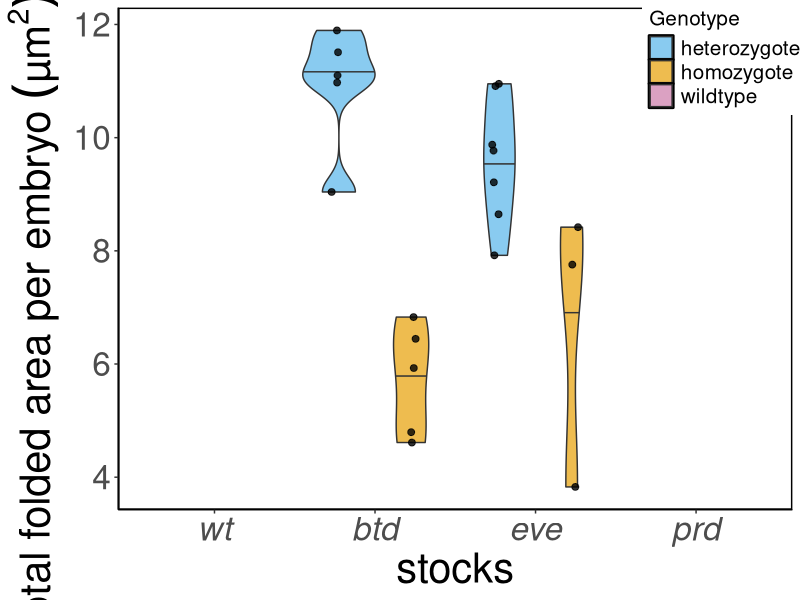
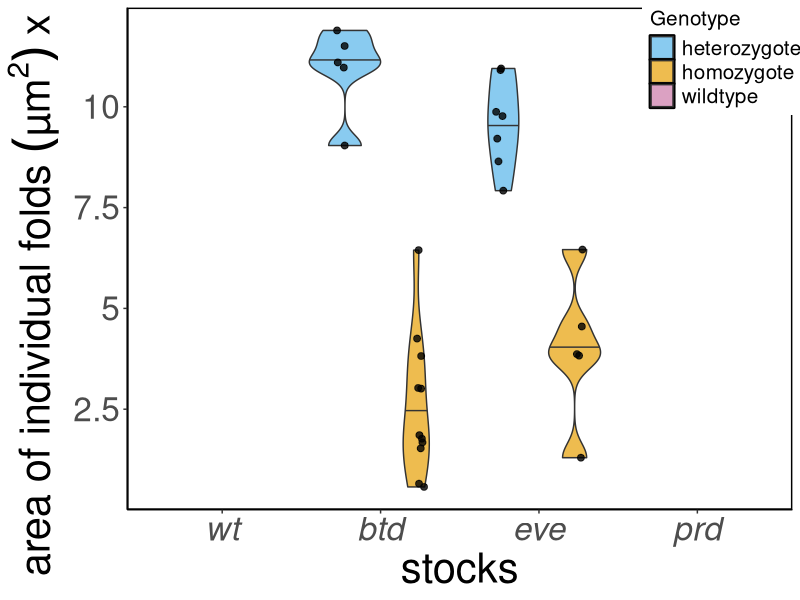
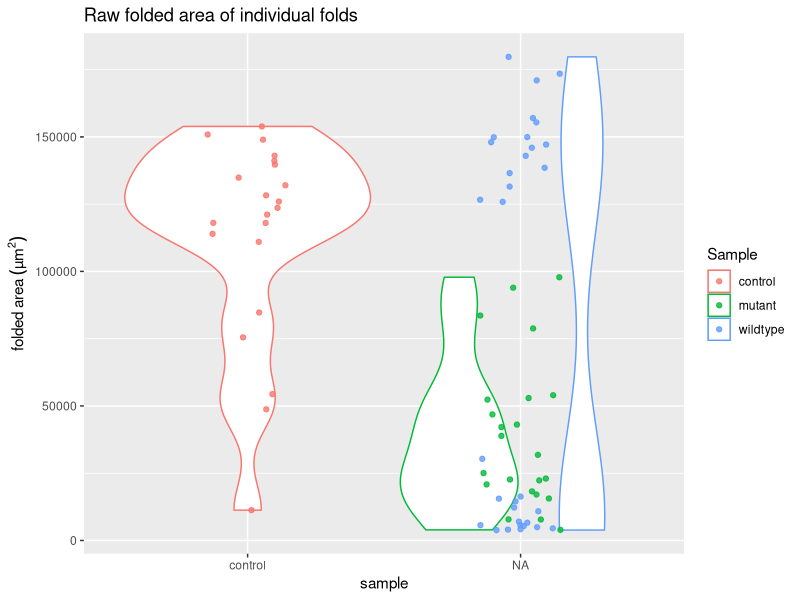
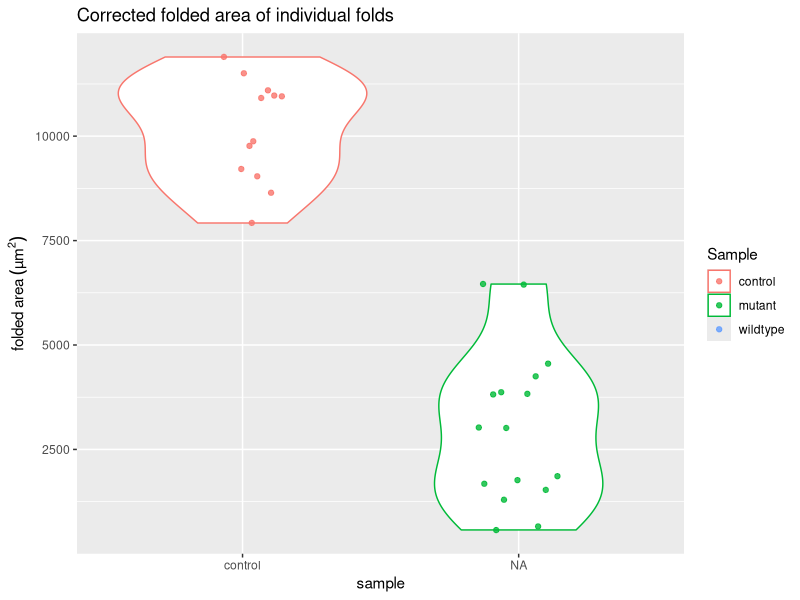
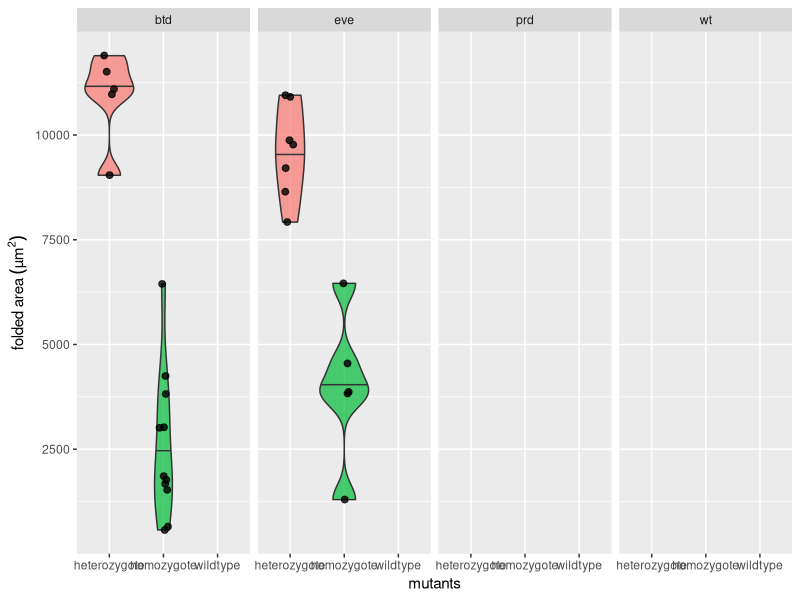
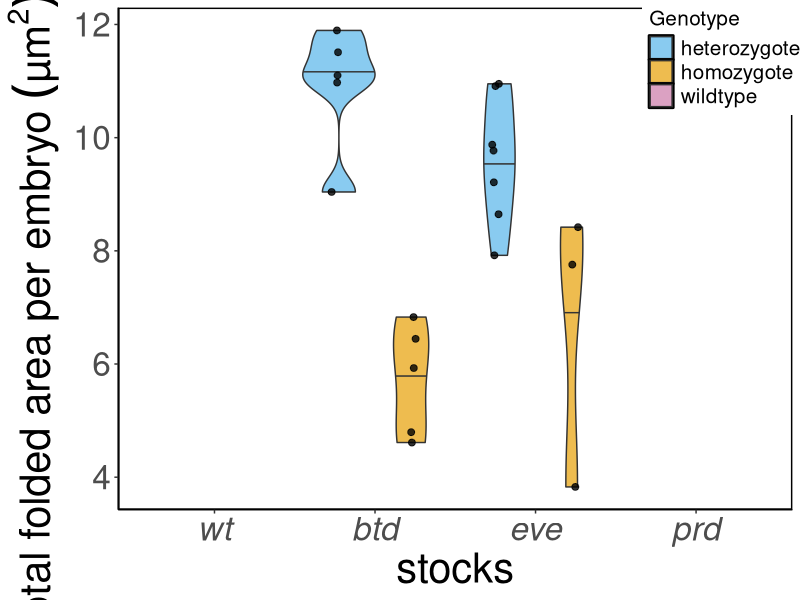
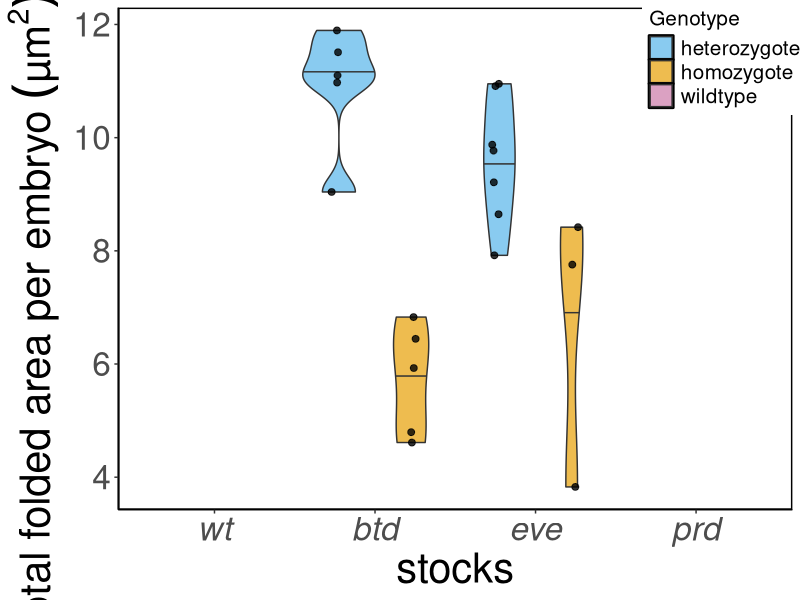
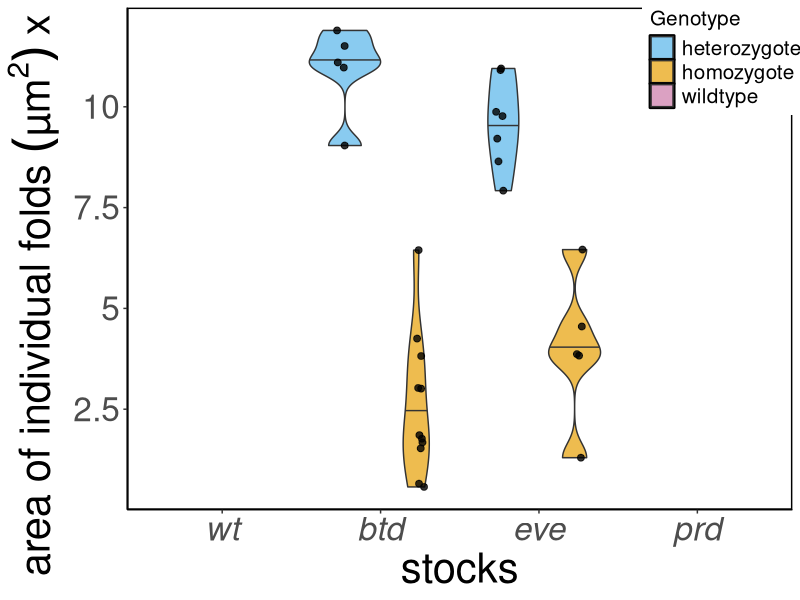

R code for these plots, in order: (Note: this script raises an error after producing the figures.)
## ---- chunk 1
knitr::opts_chunk$set(echo = TRUE, tidy = TRUE, cache = FALSE)
knitr::opts_knit$set(root.dir = "~/Dropbox/Projects/Cephalic_furrow/7-Paper/1-analyses/folded-area")
# Load ggplot
library(ggplot2)
## ---- chunk 2
# Load raw ROI measurements from ImageJ
results <- read.delim("results.txt")

# Remove slice number from the labels
results$Label <- gsub(":1", "", results$Label)

# Split label at "_s" to get the embryo name. sapply gets all first elements of the split.
results$Embryo <- sapply(strsplit(results$Label, "_s"), "[", 1)

# Remove "_CARE" from embryo name
results$Embryo <- gsub("_CARE", "", results$Embryo)

# Add columns with sample information (needs manual update for new ROIs)
#results$Stock <- substring(results$Label, 1, 3)

# Load sample info and merge with results
samples <- read.delim("samples.csv", sep = ",")
results <- merge(results, samples, by = "Label", all.x = TRUE)

# Load corrected area measurements for cartographic projections
corrected <- read.delim("corrected_results.txt", sep = "")
colnames(corrected) <- c("Label", "AreaCorr")

# Merge corrected area to results
results <- merge(results, corrected, by = "Label", all.x = TRUE)

# Sum total folded area
area <- aggregate(results$Area, list(results$Embryo), sum)
colnames(area) <- c("Embryo", "Area")

# Sum total folded area corrected
areacorr <- aggregate(results$AreaCorr, list(results$Embryo), sum)
colnames(areacorr) <- c("Embryo", "AreaCorr")

# Count number of folds
nfold <- data.frame(table(results$Embryo))
colnames(nfold) <- c("Embryo", "Folds")

# Get sample information
embryos <- unique(results[, c("Embryo", "Stock", "Sample", "Genotype")])

# Merge datasets
total <- merge(area, areacorr, by = "Embryo", all.x = TRUE)
total <- merge(total, nfold, by = "Embryo", all.x = TRUE)
total <- merge(total, embryos, by = "Embryo", all.x = TRUE)

# Print btd embryos
sprintf("btd: embryos=%s (het=%s, hom=%s), folds=%s (het=%s, hom=%s)",
        length(embryos[embryos$Stock == "btd",]$Embryo), # total embryos
        length(embryos[embryos$Genotype == "heterozygote" & embryos$Stock == "btd",]$Embryo), # het embryos
        length(embryos[embryos$Genotype == "homozygote" & embryos$Stock == "btd",]$Embryo), # hom embryos
        
        length(results[results$Stock == "btd",]$Label), # total folds
        length(results[results$Genotype == "heterozygote" & results$Stock == "btd",]$Label), # het folds
        length(results[results$Genotype == "homozygote" & results$Stock == "btd",]$Label) # het folds
        )

# Print eve embryos
sprintf("eve: embryos=%s (het=%s, hom=%s), folds=%s (het=%s, hom=%s)",
        length(embryos[embryos$Stock == "eve",]$Embryo), # total embryos
        length(embryos[embryos$Genotype == "heterozygote" & embryos$Stock == "eve",]$Embryo), # het embryos
        length(embryos[embryos$Genotype == "homozygote" & embryos$Stock == "eve",]$Embryo), # hom embryos
        
        length(results[results$Stock == "eve",]$Label), # total folds
        length(results[results$Genotype == "heterozygote" & results$Stock == "eve",]$Label), # het folds
        length(results[results$Genotype == "homozygote" & results$Stock == "eve",]$Label) # het folds
        )

# Print prd embryos
sprintf("prd: embryos=%s (het=%s, hom=%s), folds=%s (het=%s, hom=%s)",
        length(embryos[embryos$Stock == "prd",]$Embryo), # total embryos
        length(embryos[embryos$Genotype == "heterozygote" & embryos$Stock == "prd",]$Embryo), # het embryos
        length(embryos[embryos$Genotype == "homozygote" & embryos$Stock == "prd",]$Embryo), # hom embryos
        
        length(results[results$Stock == "prd",]$Label), # total folds
        length(results[results$Genotype == "heterozygote" & results$Stock == "prd",]$Label), # het folds
        length(results[results$Genotype == "homozygote" & results$Stock == "prd",]$Label) # het folds
        )

# Print wt embryos
sprintf(" wt: embryos=%s, folds=%s",
        length(embryos[embryos$Stock == "wt",]$Embryo), # total embryos
        length(results[results$Stock == "wt",]$Label) # total folds
        )


## ---- chunk 3
ggplot(total, aes(factor(Stock, level = c("wt", "btd", "eve", "prd")), AreaCorr, fill = Genotype)) +
  geom_violin(draw_quantiles = c("0.5"), show.legend = TRUE, trim = TRUE, alpha = 0.7, scale = "area", adjust = 1) +
  geom_point(alpha = 0.8, size = 2, show.legend = FALSE, position = position_jitterdodge(dodge.width = 1, jitter.width = 0.05)) +
  scale_y_continuous(labels = function(x) x / 1000) +
  labs(x = "stocks", y = expression(paste("total folded area per embryo ", (µm^2)~x~10^3))) +
  scale_fill_manual(values=c("#56b4e9", "#e69f03", "#cc79a7")) +
  theme_classic() +
  theme(text =  element_text(size = 30),
        strip.background = element_blank(),
        panel.background = element_rect(colour = "black", size=1),
        axis.text.x = element_text(face = "italic"),
        legend.position = c(0.9,0.9),
        legend.text = element_text(size = 15),
        legend.title = element_text(size = 15),
        )
ggsave("4-plots/total-area-per-embryo.png", width = 15, height = 10)
ggsave("4-plots/total-area-per-embryo.svg", width = 15, height = 10)

## ---- chunk 4
ggplot(results, aes(factor(Stock, level = c("wt", "btd", "eve", "prd")), AreaCorr, fill = Genotype)) +
  geom_violin(draw_quantiles = c("0.5"), show.legend = TRUE, trim = TRUE, alpha = 0.7, scale = "area", adjust = 1) +
  geom_point(alpha = 0.8, size = 2, show.legend = FALSE, position = position_jitterdodge(dodge.width = 1, jitter.width = 0.05)) +
  scale_y_continuous(labels = function(x) x / 1000) +
  labs(x = "stocks", y = expression(paste("area of individual folds ", (µm^2)~x~10^3))) +
  scale_fill_manual(values=c("#56b4e9", "#e69f03", "#cc79a7")) +
  #facet_grid(~Position) +
  theme_classic() +
  theme(text = element_text(size = 30),
        strip.background = element_blank(),
        panel.background = element_rect(colour = "black", size=1),
        axis.text.x = element_text(face = "italic"),
        legend.position = c(0.9,0.9),
        legend.text = element_text(size = 15),
        legend.title = element_text(size = 15),
        )
ggsave("4-plots/area-individual-folds.png", width = 15, height = 6)
ggsave("4-plots/area-individual-folds.svg", width = 15, height = 6)
## ---- chunk 5
# Plot raw area of individual folds
ggplot(results, aes(factor(Sample, level = c("control", "btd", "eve", "prd")), Area, colour = Sample)) +
  geom_violin() + geom_jitter(alpha = 0.8, width = 0.15) +
  labs(title = "Raw folded area of individual folds", x = "sample", y = expression(paste("folded area ", (µm^2))))
ggsave("4-plots/area_raw_folds.png")

# Plot corrected area of individual folds
ggplot(results, aes(factor(Sample, level = c("control", "btd", "eve", "prd")), AreaCorr, colour = Sample)) +
  geom_violin() + geom_jitter(alpha = 0.8, width = 0.15) +
  labs(title = "Corrected folded area of individual folds", x = "sample", y = expression(paste("folded area ", (µm^2))))
ggsave("4-plots/area_corrected_folds.png")

# Plot corrected area of individual folds
ggplot(results, aes(Genotype, AreaCorr, fill = Genotype)) +
  geom_violin(draw_quantiles = c("0.5"), show.legend = FALSE, alpha = 0.7) +
  geom_jitter(alpha = 0.8, width = 0.1, size = 2, show.legend = FALSE) +
  labs(x = "mutants", y = expression(paste("folded area ", (µm^2)))) +
  facet_grid(~Stock) 
  facet_grid(~Stock, strip.position = "top") 
  scale_color_manual(values=c("#56b4e9", "#e69f03")) +
  scale_fill_manual(values=c("#56b4e9", "#e69f03")) +
  theme_classic() +
  theme(text =  element_text(size = 25),
        strip.background = element_blank(),
        strip.placement = "outside",
        strip.text.x = element_text(face = "italic"),
        panel.background = element_rect(colour = "black", size=1))
ggsave("4-plots/area_corrected_folds_facet.png", width = 14, height = 5)
ggsave("4-plots/area_corrected_folds_facet.svg", width = 14, height = 5)

# Plot raw area of individual folds
ggplot(total, aes(factor(Sample, level = c("control", "btd", "eve", "prd")), Area, colour = Sample)) +
  geom_violin() + geom_jitter(alpha = 0.8, width = 0.15) +
  labs(title = "Raw folded area per embryo", x = "sample", y = expression(paste("folded area ", (µm^2))))
ggsave("4-plots/area_raw_embryos.png")

# Plot corrected area of individual folds
ggplot(total, aes(factor(Sample, level = c("control", "btd", "eve", "prd")), AreaCorr, colour = Sample)) +
  geom_violin() + geom_jitter(alpha = 0.8, width = 0.15) +
  labs(title = "Corrected folded area of individual folds", x = "sample", y = expression(paste("folded area ", (µm^2))))
ggsave("4-plots/area_corrected_embryos.png")

# Plot corrected area of individual folds
ggplot(total, aes(Genotype, AreaCorr, fill = Genotype)) +
  geom_violin(draw_quantiles = c("0.5"), show.legend = FALSE, alpha = 0.7) +
  geom_jitter(alpha = 0.8, width = 0.1, size = 2, show.legend = FALSE) +
  labs(x = "mutants", y = expression(paste("folded area ", (µm^2)))) +
  facet_wrap(~Stock, strip.position = "top") +
  scale_color_manual(values=c("#56b4e9", "#e69f03")) +
  scale_fill_manual(values=c("#56b4e9", "#e69f03")) +
  theme_classic() +
  theme(text =  element_text(size = 25),
        strip.background = element_blank(),
        strip.placement = "outside",
        strip.text.x = element_text(face = "italic"),
        panel.background = element_rect(colour = "black", size=1))
ggsave("4-plots/area_corrected_embryos_facet.png", width = 14, height = 5)
ggsave("4-plots/area_corrected_embryos_facet.svg", width = 14, height = 5)

# Plot correlation between raw area and number of folds
ggplot(total, aes(Folds, Area, colour = Sample)) + geom_point()
ggsave("4-plots/area_raw_by_nfolds.png")
# Plot correlation between corrected area and number of folds
ggplot(results, aes(Perim., AreaCorr, colour = Stock)) + geom_point()
ggsave("4-plots/area_corrected_by_nfolds.png")

## ---- chunk 6
# Subset results
results_btdeve <- results[results$Stock != "prd",]
total_btdeve <- total[total$Stock != "prd",]

# Plot raw area of individual folds
ggplot(results_btdeve, aes(factor(Sample, level = c("control", "btd", "eve")), Area, colour = Sample)) +
  geom_violin() + geom_jitter(alpha = 0.8, width = 0.15) +
  labs(title = "Raw folded area of individual folds", x = "sample", y = expression(paste("folded area ", (µm^2))))
ggsave("4-plots/btdeve_area_raw_folds.png")

# Plot corrected area of individual folds
ggplot(results_btdeve, aes(factor(Sample, level = c("control", "btd", "eve")), AreaCorr, colour = Sample)) +
  geom_violin() + geom_jitter(alpha = 0.8, width = 0.15) +
  labs(title = "Corrected folded area of individual folds", x = "sample", y = expression(paste("folded area ", (µm^2))))
ggsave("4-plots/btdeve_area_corrected_folds.png")

# Plot corrected area of individual folds
ggplot(results_btdeve, aes(Genotype, AreaCorr, fill = Genotype)) +
  geom_violin(draw_quantiles = c("0.5"), show.legend = FALSE, alpha = 0.7) +
  geom_jitter(alpha = 0.8, width = 0.1, size = 2, show.legend = FALSE) +
  labs(x = "mutants", y = expression(paste("folded area ", (µm^2*10^3)))) +
  facet_wrap(~Stock, strip.position = "top") +
  scale_color_manual(values=c("#56b4e9", "#e69f03")) +
  scale_fill_manual(values=c("#56b4e9", "#e69f03")) +
  scale_y_continuous(labels = function(x) x/1000) +
  theme_classic() +
  theme(text =  element_text(size = 30),
        strip.background = element_blank(),
        strip.placement = "outside",
        strip.text.x = element_text(face = "italic"),
        panel.background = element_rect(colour = "black", size=1))
ggsave("4-plots/btdeve_area_corrected_folds_facet.png", width = 12, height = 6)
ggsave("4-plots/btdeve_area_corrected_folds_facet.svg", width = 12, height = 6)

# Plot raw area of folding per embryo
ggplot(total_btdeve, aes(factor(Sample, level = c("control", "btd", "eve")), Area, colour = Sample)) +
  geom_violin() + geom_jitter(alpha = 0.8, width = 0.15) +
  labs(title = "Raw folded area per embryo", x = "sample", y = expression(paste("folded area ", (µm^2))))
ggsave("4-plots/btdeve_area_raw_embryos.png")

# Plot corrected area of folding per embryo
ggplot(total_btdeve, aes(factor(Sample, level = c("control", "btd", "eve")), AreaCorr, colour = Sample)) +
  geom_violin() + geom_jitter(alpha = 0.8, width = 0.15) +
  labs(title = "Corrected folded area of individual folds", x = "sample", y = expression(paste("folded area ", (µm^2))))
ggsave("4-plots/btdeve_area_corrected_embryos.png")

# Plot corrected area of folding per embryo
ggplot(total_btdeve, aes(Genotype, AreaCorr, fill = Genotype)) +
  geom_violin(draw_quantiles = c("0.5"), show.legend = FALSE, alpha = 0.7) +
  geom_jitter(alpha = 0.8, width = 0.1, size = 2, show.legend = FALSE) +
  labs(x = "mutants", y = expression(paste("folded area ", (µm^2*10^3)))) +
  facet_wrap(~Stock, strip.position = "top") +
  scale_color_manual(values=c("#56b4e9", "#e69f03")) +
  scale_fill_manual(values=c("#56b4e9", "#e69f03")) +
  scale_y_continuous(labels = function(x) x/1000) +
  theme_classic() +
  theme(text =  element_text(size = 30),
        strip.background = element_blank(),
        strip.placement = "outside",
        strip.text.x = element_text(face = "italic"),
        panel.background = element_rect(colour = "black", size=1))
ggsave("4-plots/btdeve_area_corrected_embryos_facet.png", width = 12, height = 6)
ggsave("4-plots/btdeve_area_corrected_embryos_facet.svg", width = 12, height = 6)

# Plot correlation between raw area and number of folds
ggplot(total_btdeve, aes(Folds, Area, colour = Sample)) + geom_point()
ggsave("4-plots/btdeve_area_raw_by_nfolds.png")

# Plot correlation between corrected area and number of folds
ggplot(total_btdeve, aes(Folds, AreaCorr, colour = Sample)) + geom_point()
ggsave("4-plots/btdeve_area_corrected_by_nfolds.png")
